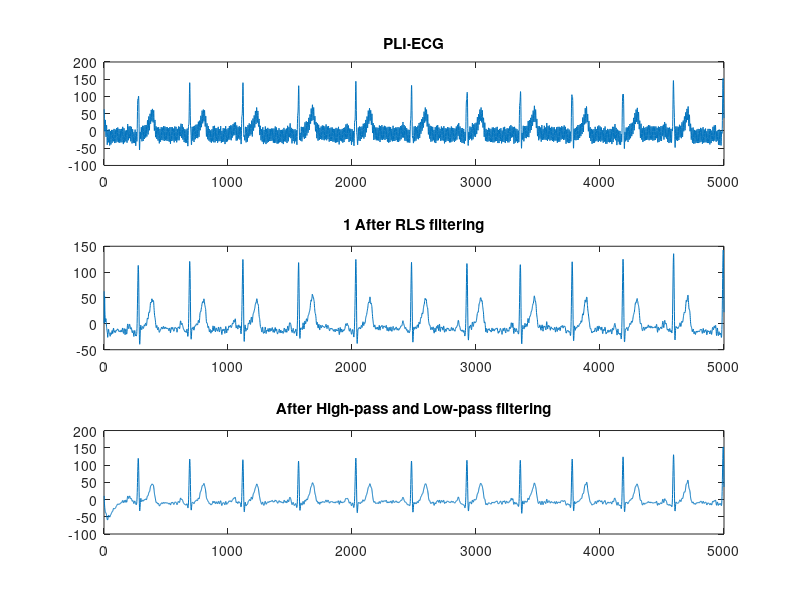
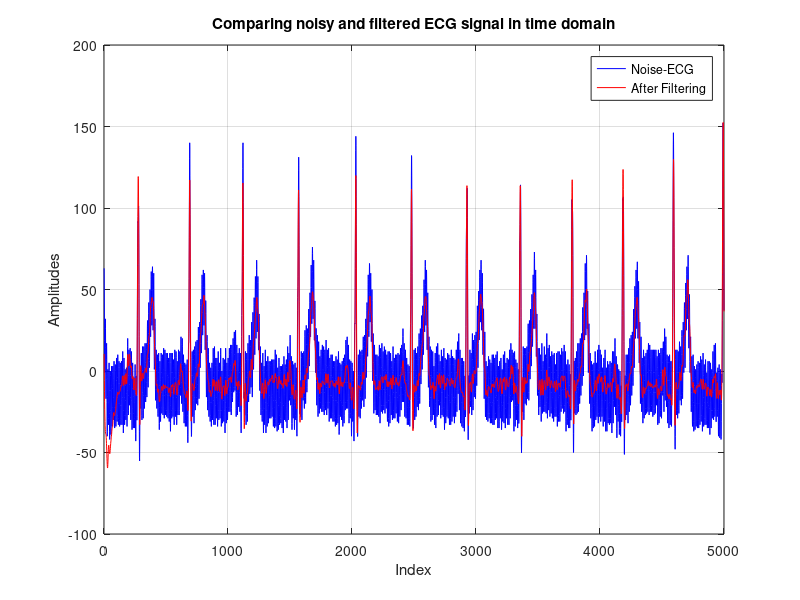
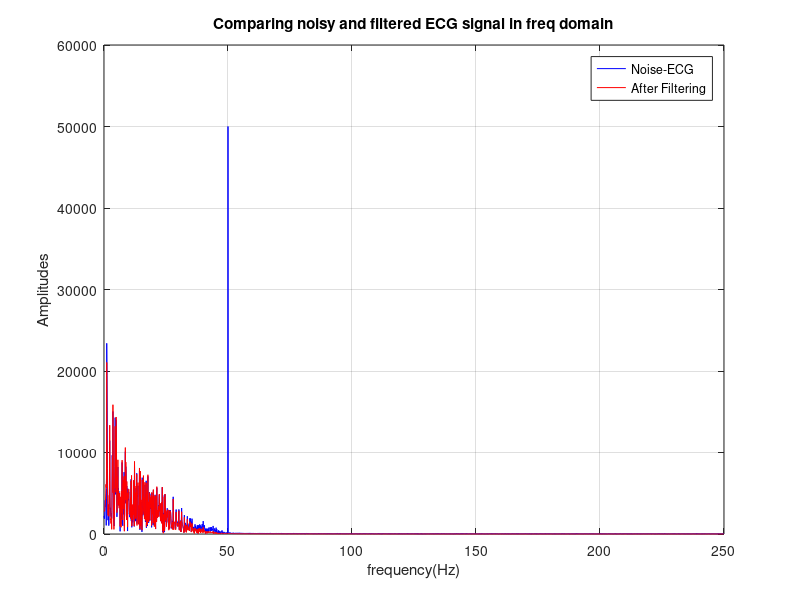
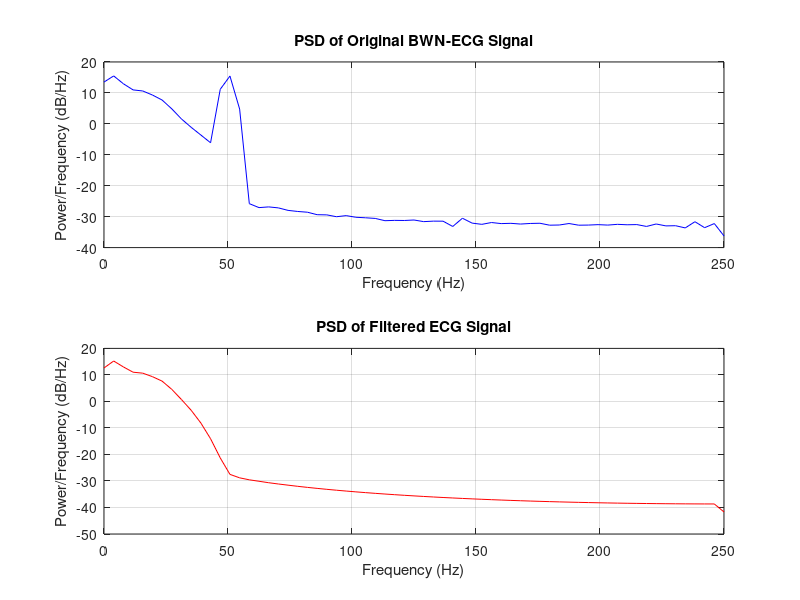

Write the MATLAB code that produced these figures, in order. (Note: this script raises an error after producing the figures.)
clear all;
load("ECG_database.mat");

reference_signal = 20 * mains_signal;
standardData = Data1; % For comparison of filtering error later
d = standardData + reference_signal;

% RLS Filter Parameters
M = 1;             % Filter order
delta = 0.1;       % Small positive number to initialize P
lambda = 0.99;     % Forgetting factor
P = (1 / delta) * eye(M);
w = zeros(M, 1);

y = zeros(LENGTH, 1);
e = zeros(LENGTH, 1);

for n = 1:LENGTH
    x_n = reference_signal(n);
    d_n = d(n);
    y_n = w' * x_n;
    e_n = d_n - y_n;

    k_n = (P * x_n) / (lambda + x_n' * P * x_n);
    w = w + k_n * e_n;
    P = (1 / lambda) * (P - k_n * x_n' * P);

    y(n) = y_n;
    e(n) = e_n;
end

% High-pass and Low-pass Filtering Post-processing
fc_high = 1; 
[b_hp, a_hp] = butter(4, fc_high / (FS / 2), 'high');  
ECG_hp_filtered = filtfilt(b_hp, a_hp, e); 

fc_low = 40;  
[b_lp, a_lp] = butter(4, fc_low / (FS / 2), 'low'); 
ECG_filtered2 = filtfilt(b_lp, a_lp, ECG_hp_filtered);  

%% Plotting

figure;
subplot(3,1,1);
plot(d);
title('PLI-ECG');

subplot(3,1,2);
plot(e);
title('1 After RLS filtering');

subplot(3,1,3);
plot(ECG_filtered2);
title('After High-pass and Low-pass filtering');

% Plot time-domain signals before and after filtering
figure;
plot(d, 'b', 'DisplayName', 'Noise-ECG'); hold on;
plot(ECG_filtered2, 'r', 'DisplayName', 'After Filtering');
legend('show');
xlabel('Index');
ylabel('Amplitudes');
title('Comparing noisy and filtered ECG signal in time domain');
grid on;

% Compute FFT of original and filtered signals
Y_orig = fft(d);          % FFT of original signal
Y_filt = fft(ECG_filtered2); % FFT of filtered signal

% Generate frequency vector (up to Nyquist frequency)
f = (0:LENGTH/2-1) * (FS / LENGTH);  % Frequency vector, range from 0 to fs/2

% Compute magnitude spectrum (positive frequencies)
Y_orig_mag = abs(Y_orig(1:LENGTH/2)); % Magnitude spectrum of original signal
Y_filt_mag = abs(Y_filt(1:LENGTH/2)); % Magnitude spectrum of filtered signal

% Plot frequency spectrum before and after filtering
figure;
plot(f, Y_orig_mag, 'b', 'DisplayName', 'Noise-ECG'); hold on;
plot(f, Y_filt_mag, 'r', 'DisplayName', 'After Filtering');
legend('show');
xlabel('frequency(Hz)');
ylabel('Amplitudes');
title('Comparing noisy and filtered ECG signal in freq domain');
grid on;

% Compute and plot Power Spectral Density (PSD) before and after filtering
figure;
subplot(2, 1, 1);
[psd_orig, f_psd] = pwelch(d, [], [], [], FS);
plot(f_psd, 10*log10(psd_orig), 'b');
title('PSD of Original BWN-ECG Signal');
xlabel('Frequency (Hz)');
ylabel('Power/Frequency (dB/Hz)');
grid on;

% PSD of filtered signal
subplot(2, 1, 2);
[psd_filt, f_psd] = pwelch(ECG_filtered2, [], [], [], FS);
plot(f_psd, 10*log10(psd_filt), 'r');
title('PSD of Filtered ECG Signal');
xlabel('Frequency (Hz)');
ylabel('Power/Frequency (dB/Hz)');
grid on;

SNR_orig = snr(d, mains_signal);
SNR_filt = snr(e, mains_signal); % Only comparing the effect before high-pass and low-pass filtering

% Output specific SNR values
fprintf('SNR before filtering: %.2f dB\n', SNR_orig);
fprintf('SNR after filtering: %.2f dB\n', SNR_filt);

% Plot of error magnitude vs. sample index
figure;
plot(abs(d), 'b', 'DisplayName', 'Noise-ECG'); hold on;
plot(abs(ECG_filtered2), 'r', 'DisplayName', 'After Filtering');
title('Plot of Error Magnitude vs. Sample Index');
xlabel('Sample Index');
ylabel('Error Magnitude');
grid on;

% Assuming filtered_ECG is the filtered signal, and Fs is the sampling frequency
Fs = 500; % Replace with your actual sampling frequency

% Set window parameters
window_length = 512;  % Window length
noverlap = 256;       % Window overlap
nfft = 1024;          % Number of FFT points

spectrogram(d, window_length, noverlap, nfft, Fs, 'yaxis');

% Set chart title and axis labels
title('Spectrogram of Original ECG Signal');
xlabel('Time (s)');
ylabel('Frequency (Hz)');

figure;

% Plot spectrogram
spectrogram(ECG_filtered2, window_length, noverlap, nfft, Fs, 'yaxis');

% Set chart title and labels
title('Spectrogram of Filtered RLS ECG Signal');
xlabel('Time (s)');
ylabel('Frequency (Hz)');
